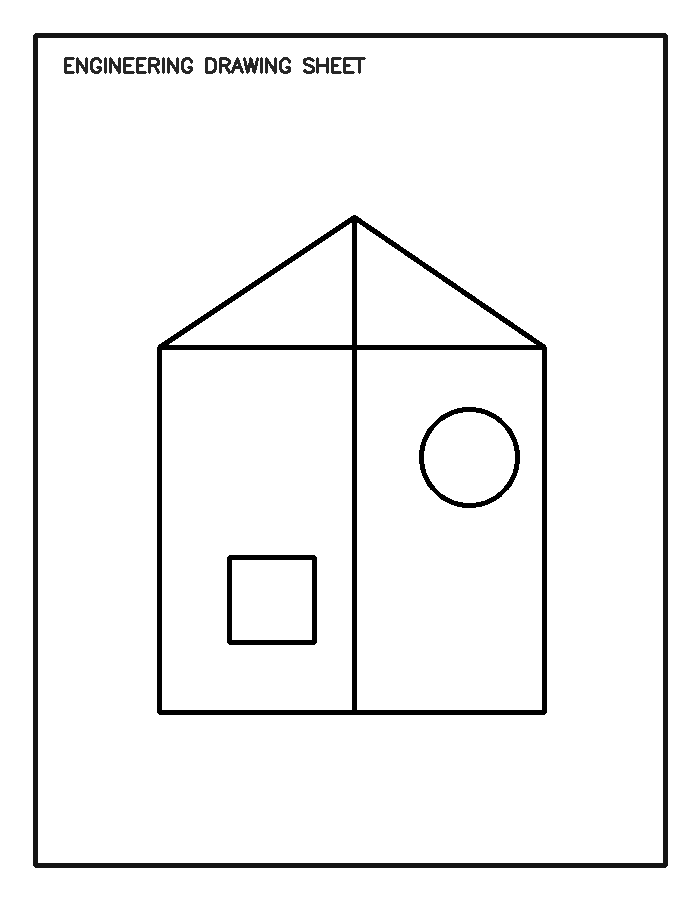
#> input picture NewED/samples/drawings/student_001_good.png, 700 x 900 px
$ python -i comparison.py   (imports and definitions only)
#> lines starting #> are read from the running program, lines starting #| are printed output that depends on the picture; after the words box and inside, x2 and y2 are one past the last pixel; in counts of white or black regions, pixels touching at a corner belong together
from __future__ import annotations

import math
from collections import Counter
from typing import Any

import cv2
import numpy as np
from skimage.metrics import structural_similarity
from skimage.morphology import skeletonize

COMPARE_SIZE = (900, 900)
WEIGHTS = {"overlap": 0.40, "edge_ssim": 0.25, "shape": 0.20, "features": 0.15}


def _line_mask(gray: np.ndarray) -> np.ndarray:
    clahe = cv2.createCLAHE(clipLimit=2.4, tileGridSize=(8, 8)).apply(gray)
    blurred = cv2.GaussianBlur(clahe, (3, 3), 0)
    binary = cv2.adaptiveThreshold(
        blurred,
        255,
        cv2.ADAPTIVE_THRESH_GAUSSIAN_C,
        cv2.THRESH_BINARY_INV,
        35,
        10,
    )
    binary = cv2.morphologyEx(binary, cv2.MORPH_OPEN, np.ones((2, 2), np.uint8), iterations=1)
    binary = cv2.morphologyEx(binary, cv2.MORPH_CLOSE, np.ones((3, 3), np.uint8), iterations=1)
    components, labels, stats, _ = cv2.connectedComponentsWithStats(binary, connectivity=8)
    cleaned = np.zeros_like(binary)
    image_area = binary.shape[0] * binary.shape[1]
    for idx in range(1, components):
        area = stats[idx, cv2.CC_STAT_AREA]
        width = stats[idx, cv2.CC_STAT_WIDTH]
        height = stats[idx, cv2.CC_STAT_HEIGHT]
        if 12 <= area <= image_area * 0.2 and max(width, height) >= 8:
            cleaned[labels == idx] = 255
    return cleaned


def _content_bbox(mask: np.ndarray) -> tuple[int, int, int, int]:
    points = cv2.findNonZero(mask)
    if points is None:
        return 0, 0, mask.shape[1], mask.shape[0]
    x, y, w, h = cv2.boundingRect(points)
    mx = max(8, int(w * 0.05))
    my = max(8, int(h * 0.05))
    x1 = max(0, x - mx)
    y1 = max(0, y - my)
    x2 = min(mask.shape[1], x + w + mx)
    y2 = min(mask.shape[0], y + h + my)
    if x2 - x1 < 30 or y2 - y1 < 30:
        return 0, 0, mask.shape[1], mask.shape[0]
    return x1, y1, x2 - x1, y2 - y1


def _crop(image: np.ndarray, bbox: tuple[int, int, int, int]) -> np.ndarray:
    x, y, w, h = bbox
    return image[y : y + h, x : x + w]


def _skeleton(mask: np.ndarray) -> np.ndarray:
    resized = cv2.resize(mask, COMPARE_SIZE, interpolation=cv2.INTER_NEAREST)
    resized = cv2.morphologyEx(resized, cv2.MORPH_CLOSE, np.ones((3, 3), np.uint8), iterations=1)
    skeleton = skeletonize(resized > 0)
    return (skeleton.astype(np.uint8) * 255)


def _prepare_structure(gray: np.ndarray) -> dict[str, np.ndarray]:
    mask = _line_mask(gray)
    bbox = _content_bbox(mask)
    cropped_mask = _crop(mask, bbox)
    resized_mask = cv2.resize(cropped_mask, COMPARE_SIZE, interpolation=cv2.INTER_NEAREST)
    edge = cv2.Canny(resized_mask, 40, 120)
    skeleton = _skeleton(cropped_mask)
    structure = cv2.bitwise_or(edge, skeleton)
    return {"mask": resized_mask, "edge": structure, "skeleton": skeleton}


# [9 lines left out: function _overlap_score, not called in this run]


def _edge_ssim(ref_edge: np.ndarray, stu_edge: np.ndarray) -> float:
    return float(max(0.0, min(1.0, structural_similarity(ref_edge, stu_edge, data_range=255))))


# [224 lines left out: functions _detect_shapes, _major_contour_count, _shape_score, _feature_score, compare_drawings, not called in this run]


def compare_features(reference: dict, student: dict, angle_tolerance: float, length_tolerance: float) -> dict[str, Any]:
    raise RuntimeError("compare_features was replaced by structure-only compare_drawings")

>>> import cv2
>>> picture = cv2.imread('../../../samples/drawings/student_001_good.png', cv2.IMREAD_GRAYSCALE)
#> picture is the input picture: shape (900, 700); min 0, max 255, mean 242.5
>>> result = _prepare_structure(picture)
#> in _line_mask, `binary = cv2.adaptiveThreshold( blurred, 255, cv2.ADAPTIVE_THRESH_GAUS..`:
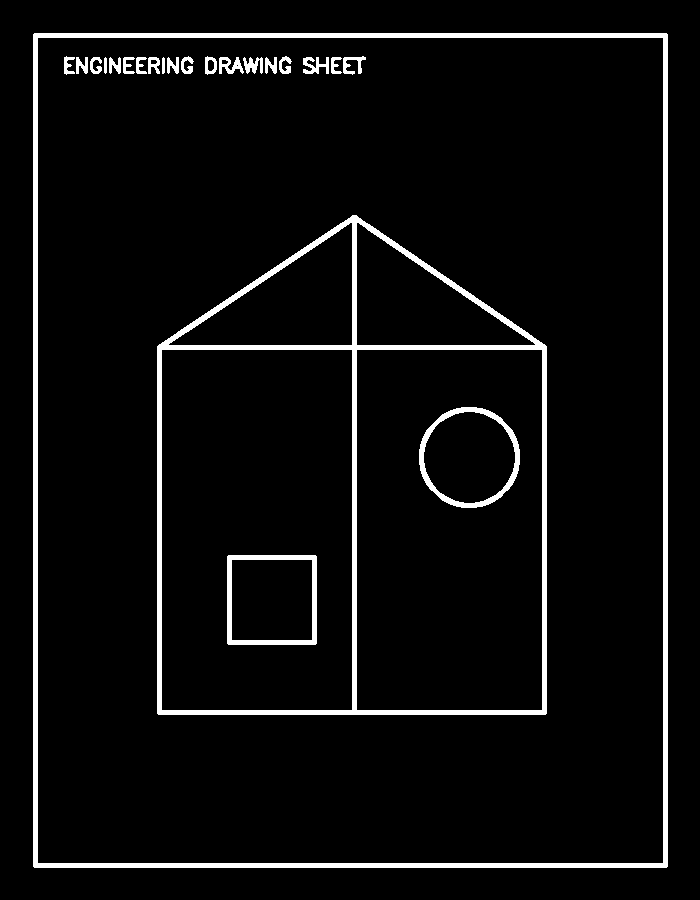
#> binary: shape (900, 700); 5.2% white; 23 white regions, largest, box (x1, y1, x2, y2) and area: (33, 33, 668, 868) 14596, (157, 215, 547, 715) 12499, (227, 555, 317, 645) 1696
#> in _line_mask, `binary = cv2.morphologyEx(binary, cv2.MORPH_OPEN, np.ones((2, 2), np.u..`: binary: shape (900, 700); 5.2% white; 24 white regions, largest, box (x1, y1, x2, y2) and area: (34, 34, 669, 869) 14596, (158, 216, 548, 716) 12499, (228, 556, 318, 646) 1696
#> in _line_mask, `binary = cv2.morphologyEx(binary, cv2.MORPH_CLOSE, np.ones((3, 3), np...`: binary: shape (900, 700); 5.3% white; 7 white regions, largest, box (x1, y1, x2, y2) and area: (34, 34, 669, 869) 14596, (158, 216, 548, 716) 12511, (228, 556, 318, 646) 1696
#> in _line_mask, `components, labels, stats, _ = cv2.connectedComponentsWithStats(binary..`:
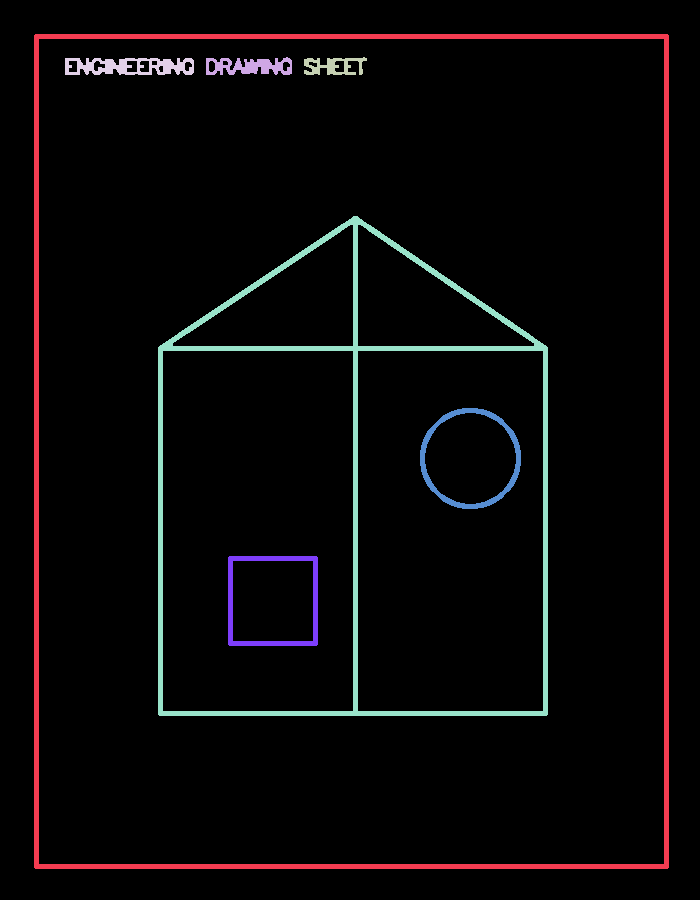
#> labels: shape (900, 700) int32; 8 distinct labels, from 0 to 7; one colour per label, 0 black
#> in _line_mask, `components, labels, stats, _ = cv2.connectedComponentsWithStats(binary..`: components = 8; stats = [[0, 0, 700, 900, 596568], [34, 34, 635, 835, 14596], [206, 57, 86, 18, 967], [304, 57, 63, 18, 620], [65, 58, 129, 17, 1420], [158, 216, 390, 500, 12511], [420, 408, 101, 101, 1622], [228, 556, 90, 90, 1696]]
#> the loop in _line_mask, `for idx in range(1, components):` made 7 passes
#> (area, width, height) on passes 1 to 7: (14596, 635, 835), (967, 86, 18), (620, 63, 18), (1420, 129, 17), (12511, 390, 500), (1622, 101, 101), (1696, 90, 90)
#> in _content_bbox, `points = cv2.findNonZero(mask)`: points = contour of 33432 points, box (x1, y1, x2, y2) (34, 34, 669, 869), area 0
#> in _content_bbox, `x, y, w, h = cv2.boundingRect(points)`: x = 34; w = 635; h = 835
#> in _content_bbox, `mx = max(8, int(w * 0.05))`: mx = 31
#> in _content_bbox, `my = max(8, int(h * 0.05))`: my = 41
#> in _content_bbox, `x1 = max(0, x - mx)`: x1 = 3
#> in _content_bbox, `y1 = max(0, y - my)`: y1 = 0
#> in _content_bbox, `x2 = min(mask.shape[1], x + w + mx)`: x2 = 700
#> in _content_bbox, `y2 = min(mask.shape[0], y + h + my)`: y2 = 900
#> in _prepare_structure, `bbox = _content_bbox(mask)`: bbox = (3, 0, 697, 900)
#> in _crop, `x, y, w, h = bbox`: x = 3; y = 0; w = 697; h = 900
#> in _crop, `return image[y : y + h, x : x + w]`:
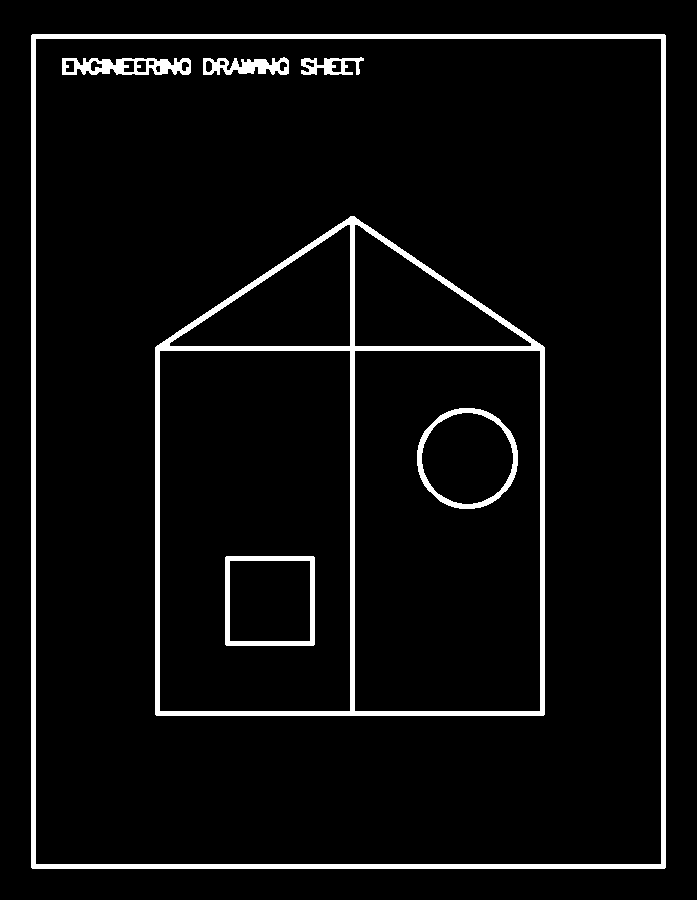
#> returned value: shape (900, 697); 5.3% white; 7 white regions, largest, box (x1, y1, x2, y2) and area: (31, 34, 666, 869) 14596, (155, 216, 545, 716) 12511, (225, 556, 315, 646) 1696
#> in _prepare_structure, `resized_mask = cv2.resize(cropped_mask, COMPARE_SIZE, interpolation=cv..`:
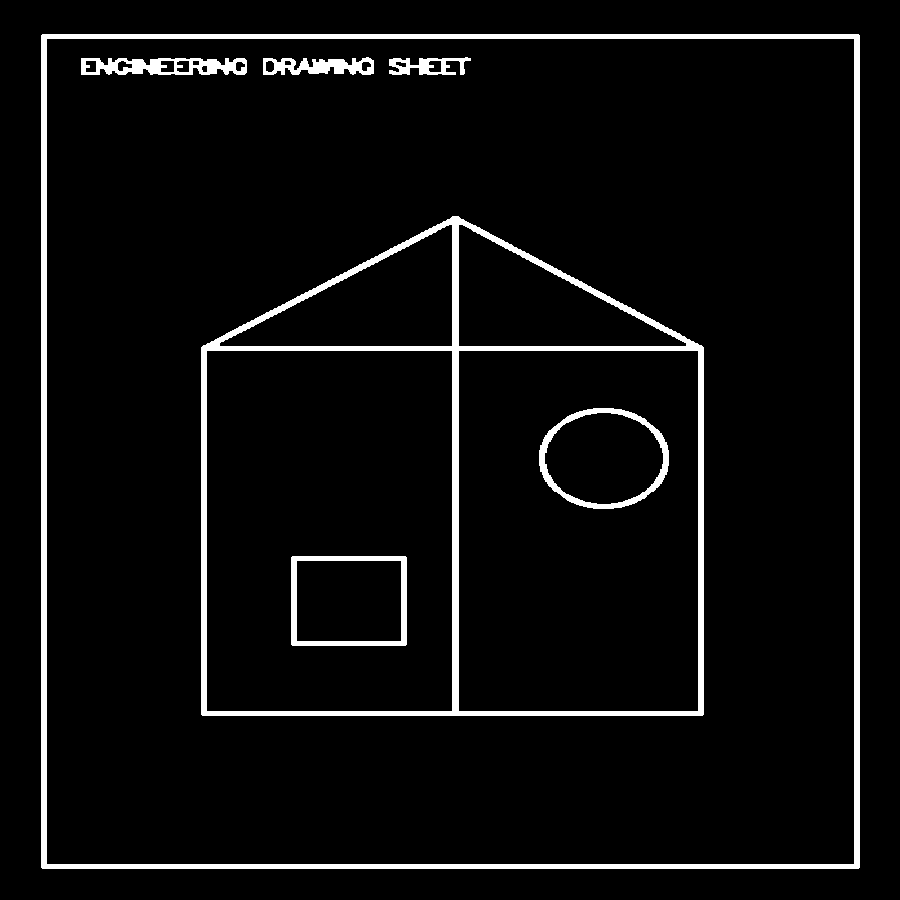
#> resized_mask: shape (900, 900); 5.2% white; 7 white regions, largest, box (x1, y1, x2, y2) and area: (41, 34, 860, 869) 18086, (201, 216, 704, 716) 16081, (291, 556, 407, 646) 2116
#> in _prepare_structure, `edge = cv2.Canny(resized_mask, 40, 120)`: edge: shape (900, 900); 1.8% white in thin lines or dots, all inside (x1, y1, x2, y2) = (40, 33, 860, 869)
#> in _skeleton, `skeleton = skeletonize(resized > 0)`:
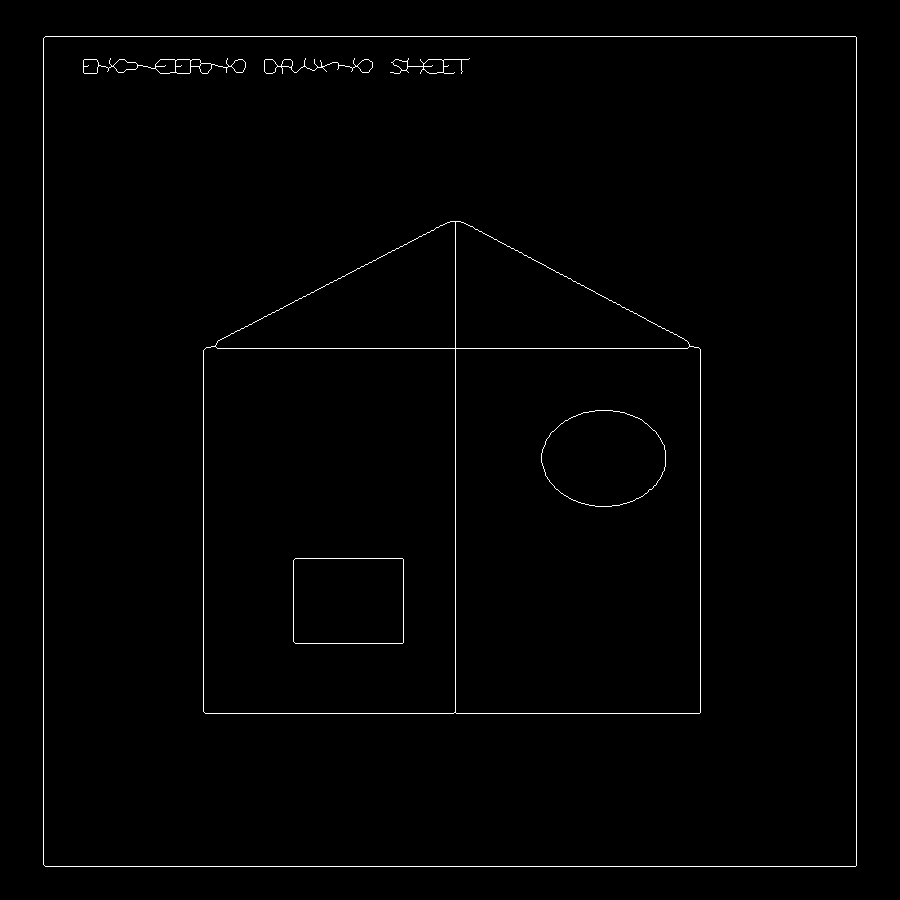
#> skeleton: shape (900, 900) bool; 0.93% white in thin lines or dots, all inside (x1, y1, x2, y2) = (43, 36, 857, 867)
#> in _prepare_structure, `structure = cv2.bitwise_or(edge, skeleton)`:
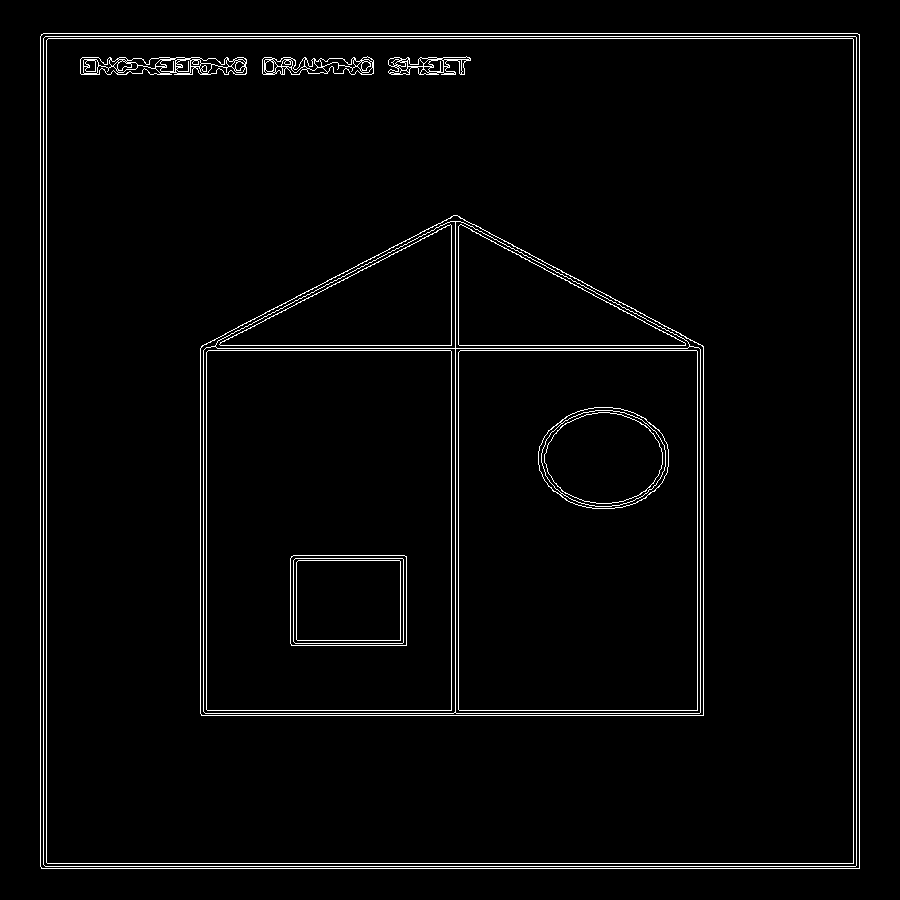
#> structure: shape (900, 900); 2.8% white in thin lines or dots, all inside (x1, y1, x2, y2) = (40, 33, 860, 869)
#> result = 3 items

$ run again, on NewED/samples/drawings/student_002_tilted.png
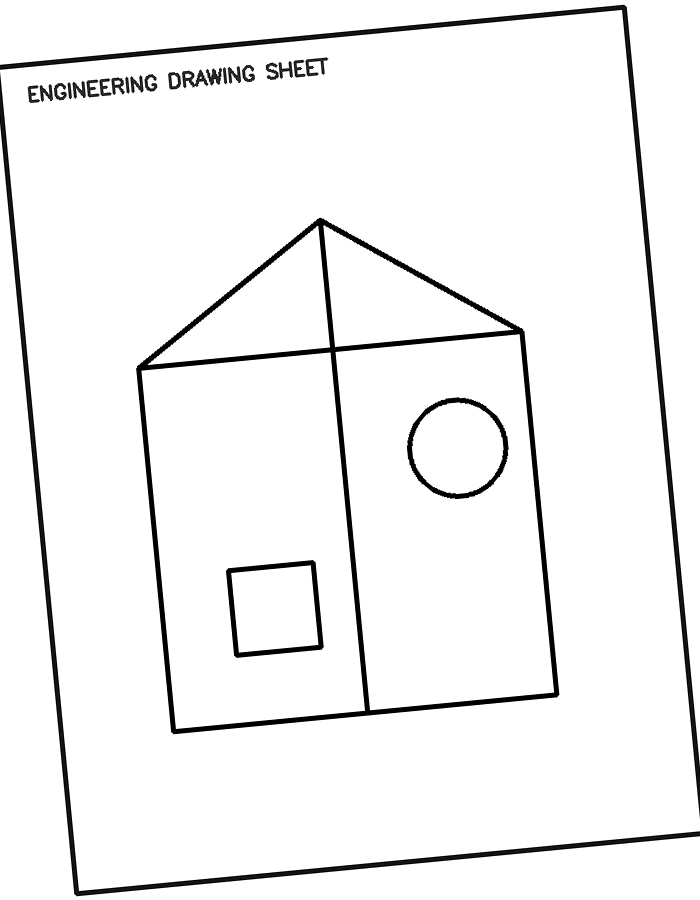
#> input picture NewED/samples/drawings/student_002_tilted.png, 700 x 900 px
#> picture is the input picture: shape (900, 700); min 0, max 255, mean 242.4
#> in _line_mask, `components, labels, stats, _ = cv2.connectedComponentsWithStats(binary..`:
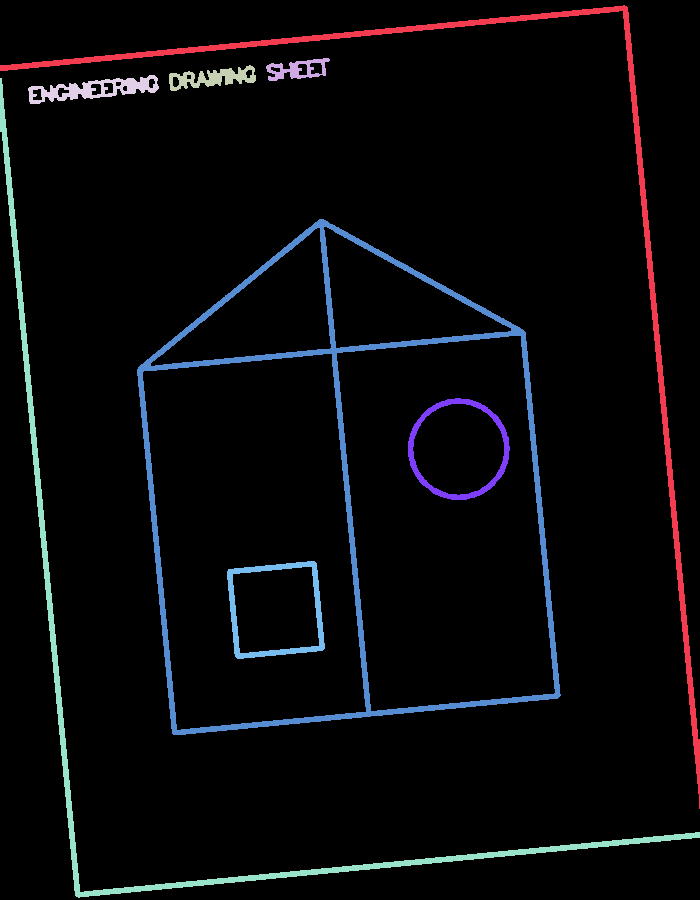
#> labels: shape (900, 700) int32; 9 distinct labels, from 0 to 8; one colour per label, 0 black
#> components = 9; stats = [[0, 0, 700, 900, 593509], [0, 5, 700, 804, 7954], [266, 58, 64, 23, 670], [169, 65, 87, 26, 1023], [28, 75, 131, 29, 1542], [0, 78, 700, 820, 8090], [137, 219, 424, 516, 13653], [408, 398, 102, 102, 1676], [227, 561, 98, 98, 1883]]
#> the loop in _line_mask, `for idx in range(1, components):` made 8 passes
#> (area, width, height) on passes 1 to 8: (7954, 700, 804), (670, 64, 23), (1023, 87, 26), (1542, 131, 29), (8090, 700, 820), (13653, 424, 516), (1676, 102, 102), (1883, 98, 98)
#> points = contour of 36491 points, box (x1, y1, x2, y2) (0, 5, 700, 898), area 6732
#> in _content_bbox, `x, y, w, h = cv2.boundingRect(points)`: x = 0; y = 5; w = 700; h = 893
#> mx = 35
#> my = 44
#> x1 = 0
#> x2 = 700
#> y2 = 900
#> bbox = (0, 0, 700, 900)
#> in _crop, `x, y, w, h = bbox`: x = 0; w = 700; h = 900
#> resized_mask: shape (900, 900); 5.8% white; 8 white regions, largest, box (x1, y1, x2, y2) and area: (177, 219, 722, 735) 17545, (0, 78, 900, 898) 10425, (0, 5, 900, 809) 10192
#> edge: shape (900, 900); 1.8% white in thin lines or dots
#> skeleton: shape (900, 900) bool; 0.92% white in thin lines or dots
#> in _prepare_structure, `structure = cv2.bitwise_or(edge, skeleton)`:
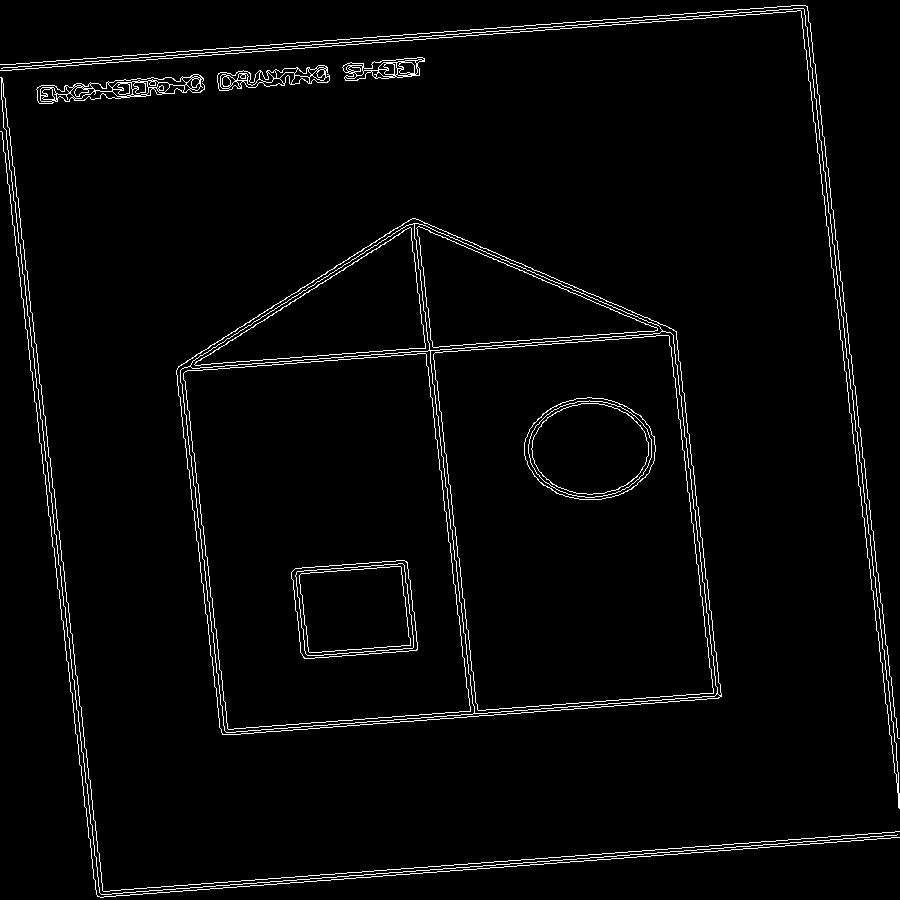
#> structure: shape (900, 900); 2.7% white in thin lines or dots
#> result = 3 items
